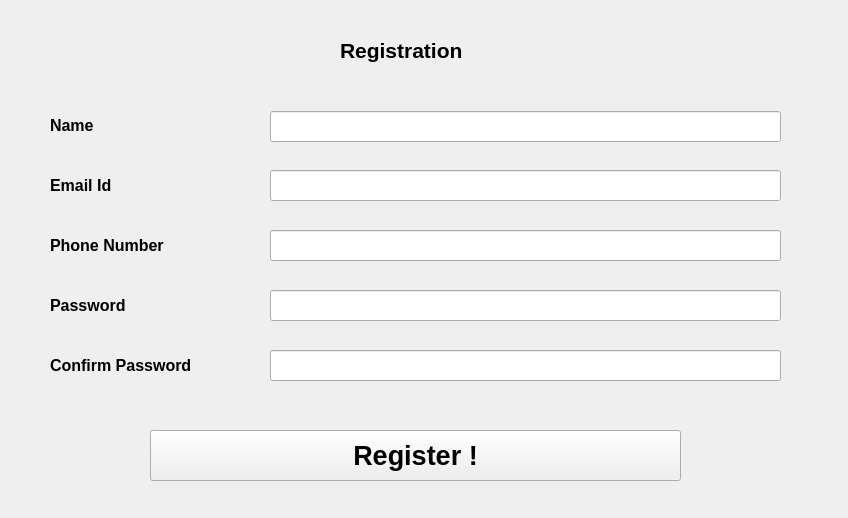
<?xml version="1.0" encoding="UTF-8"?>
<ui version="4.0">
 <class>registration</class>
 <widget class="QMainWindow" name="registration">
  <property name="geometry">
   <rect>
    <x>0</x>
    <y>0</y>
    <width>848</width>
    <height>518</height>
   </rect>
  </property>
  <property name="windowTitle">
   <string>MainWindow</string>
  </property>
  <widget class="QWidget" name="regisWidget">
   <widget class="QLabel" name="heading_label">
    <property name="geometry">
     <rect>
      <x>340</x>
      <y>30</y>
      <width>171</width>
      <height>41</height>
     </rect>
    </property>
    <property name="text">
     <string>&lt;html&gt;&lt;head/&gt;&lt;body&gt;&lt;p&gt;&lt;span style=&quot; font-size:16pt; font-weight:600;&quot;&gt;Registration&lt;/span&gt;&lt;/p&gt;&lt;/body&gt;&lt;/html&gt;</string>
    </property>
   </widget>
   <widget class="QLabel" name="name_label">
    <property name="geometry">
     <rect>
      <x>50</x>
      <y>110</y>
      <width>61</width>
      <height>31</height>
     </rect>
    </property>
    <property name="text">
     <string>&lt;html&gt;&lt;head/&gt;&lt;body&gt;&lt;p&gt;&lt;span style=&quot; font-size:12pt; font-weight:600;&quot;&gt;Name&lt;/span&gt;&lt;/p&gt;&lt;/body&gt;&lt;/html&gt;</string>
    </property>
   </widget>
   <widget class="QLabel" name="emailid_label">
    <property name="geometry">
     <rect>
      <x>50</x>
      <y>170</y>
      <width>91</width>
      <height>31</height>
     </rect>
    </property>
    <property name="text">
     <string>&lt;html&gt;&lt;head/&gt;&lt;body&gt;&lt;p&gt;&lt;span style=&quot; font-size:12pt; font-weight:600;&quot;&gt;Email Id&lt;/span&gt;&lt;/p&gt;&lt;/body&gt;&lt;/html&gt;</string>
    </property>
   </widget>
   <widget class="QLabel" name="phoneno_label">
    <property name="geometry">
     <rect>
      <x>50</x>
      <y>230</y>
      <width>151</width>
      <height>31</height>
     </rect>
    </property>
    <property name="text">
     <string>&lt;html&gt;&lt;head/&gt;&lt;body&gt;&lt;p&gt;&lt;span style=&quot; font-size:12pt; font-weight:600;&quot;&gt;Phone Number&lt;/span&gt;&lt;/p&gt;&lt;/body&gt;&lt;/html&gt;</string>
    </property>
   </widget>
   <widget class="QLabel" name="phoneno_label_2">
    <property name="geometry">
     <rect>
      <x>50</x>
      <y>290</y>
      <width>101</width>
      <height>31</height>
     </rect>
    </property>
    <property name="text">
     <string>&lt;html&gt;&lt;head/&gt;&lt;body&gt;&lt;p&gt;&lt;span style=&quot; font-size:12pt; font-weight:600;&quot;&gt;Password&lt;/span&gt;&lt;/p&gt;&lt;/body&gt;&lt;/html&gt;</string>
    </property>
   </widget>
   <widget class="QLabel" name="phoneno_label_3">
    <property name="geometry">
     <rect>
      <x>50</x>
      <y>350</y>
      <width>191</width>
      <height>31</height>
     </rect>
    </property>
    <property name="text">
     <string>&lt;html&gt;&lt;head/&gt;&lt;body&gt;&lt;p&gt;&lt;span style=&quot; font-size:12pt; font-weight:600;&quot;&gt;Confirm Password&lt;/span&gt;&lt;/p&gt;&lt;/body&gt;&lt;/html&gt;</string>
    </property>
   </widget>
   <widget class="QLineEdit" name="name_field">
    <property name="geometry">
     <rect>
      <x>270</x>
      <y>111</y>
      <width>511</width>
      <height>31</height>
     </rect>
    </property>
   </widget>
   <widget class="QLineEdit" name="emailid_field">
    <property name="geometry">
     <rect>
      <x>270</x>
      <y>170</y>
      <width>511</width>
      <height>31</height>
     </rect>
    </property>
   </widget>
   <widget class="QLineEdit" name="phoneno_field">
    <property name="geometry">
     <rect>
      <x>270</x>
      <y>230</y>
      <width>511</width>
      <height>31</height>
     </rect>
    </property>
   </widget>
   <widget class="QLineEdit" name="password_field">
    <property name="geometry">
     <rect>
      <x>270</x>
      <y>290</y>
      <width>511</width>
      <height>31</height>
     </rect>
    </property>
   </widget>
   <widget class="QLineEdit" name="confirmpassword_field">
    <property name="geometry">
     <rect>
      <x>270</x>
      <y>350</y>
      <width>511</width>
      <height>31</height>
     </rect>
    </property>
   </widget>
   <widget class="QPushButton" name="pushButton">
    <property name="geometry">
     <rect>
      <x>150</x>
      <y>430</y>
      <width>531</width>
      <height>51</height>
     </rect>
    </property>
    <property name="font">
     <font>
      <pointsize>20</pointsize>
      <weight>75</weight>
      <bold>true</bold>
     </font>
    </property>
    <property name="text">
     <string>Register !</string>
    </property>
   </widget>
   <widget class="QLabel" name="label">
    <property name="geometry">
     <rect>
      <x>0</x>
      <y>0</y>
      <width>851</width>
      <height>521</height>
     </rect>
    </property>
    <property name="text">
     <string/>
    </property>
    <property name="pixmap">
     <pixmap>../Design/registration.jpg</pixmap>
    </property>
    <property name="scaledContents">
     <bool>true</bool>
    </property>
   </widget>
   <zorder>label</zorder>
   <zorder>heading_label</zorder>
   <zorder>name_label</zorder>
   <zorder>emailid_label</zorder>
   <zorder>phoneno_label</zorder>
   <zorder>phoneno_label_2</zorder>
   <zorder>phoneno_label_3</zorder>
   <zorder>name_field</zorder>
   <zorder>emailid_field</zorder>
   <zorder>phoneno_field</zorder>
   <zorder>password_field</zorder>
   <zorder>confirmpassword_field</zorder>
   <zorder>pushButton</zorder>
  </widget>
 </widget>
 <resources/>
 <connections/>
</ui>
